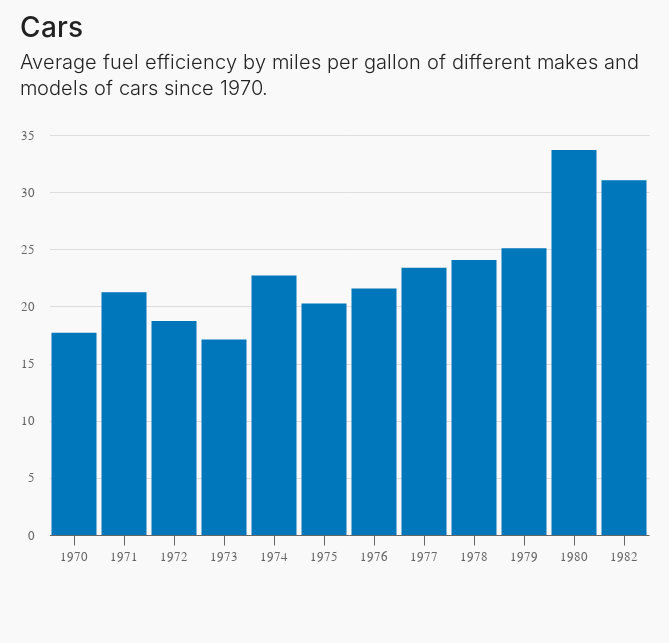

Notebook cell for this chart:
### Markdown cell above
## Horizontal bar chart

### Code cell
alt.Chart(data.cars()).mark_bar().encode(
    x=alt.X('year(Year):O'), # wrap `Year` column with Altair's year() fn, then type as :O[rdinal] for proper display
    y=alt.Y('mean(Miles_per_Gallon)'),
).properties(
    title={
        'text': 'Cars',
        'subtitle' : ['Average fuel efficiency by miles per gallon of different makes and ', 'models of cars since 1970.', ' ']
    }
)

### Figure 1 — Vega-Lite specification as saved in the notebook (floating-point values rounded to 4 significant figures; data arrays with more than 128 entries replaced by an {"elided": "..."} marker saying what was removed)
{"$schema": "https://vega.github.io/schema/vega-lite/v4.17.0.json", "config": {"arc": {"fill": "#0077bb"}, "area": {"fill": "#0077bb"}, "axis": {"gridColor": "#dddddd", "labelColor": "#666666", "labelFlush": false, "labelFont": "Tenon", "labelFontSize": 13, "labelPadding": 5, "tickSize": 10, "title": null, "titleColor": "#666666", "titleFontWeight": 300}, "axisX": {"domainColor": "#666666", "tickColor": "#666666"}, "axisY": {"domainColor": "#f9f9f9", "tickColor": "#f9f9f9"}, "background": "#f9f9f9", "bar": {"fill": "#0077bb"}, "legend": {"columnPadding": 20, "direction": "horizontal", "labelAlign": "left", "labelBaseline": "middle", "labelColor": "#222222", "labelFont": "Tenon", "labelFontSize": 13, "labelFontWeight": 300, "offset": 40, "orient": "top", "rowPadding": 10, "symbolType": "square", "title": null, "titleFont": "Tenon", "titleFontSize": 14, "titleFontWeight": 400}, "line": {"stroke": "#0077bb", "strokeWidth": 3}, "padding": {"bottom": 80, "left": 20, "right": 20, "top": 15}, "path": {"stroke": "#0077bb"}, "point": {"stroke": "#0077bb"}, "rect": {"fill": "#0077bb"}, "shape": {"stroke": "#0077bb"}, "symbol": {"fill": "#0077bb", "size": 30}, "title": {"align": "left", "anchor": "start", "color": "#222222", "font": "Tenon", "fontSize": 28, "fontWeight": 500, "subtitleColor": "#222222", "subtitleFont": "Tenon", "subtitleFontSize": 20, "subtitleFontWeight": 300, "subtitleLineHeight": 26, "subtitlePadding": 10}, "view": {"height": 400, "strokeOpacity": 0, "width": 600}}, "data": {"name": "data-f02450ab61490a1363517a0190416235"}, "datasets": {"data-f02450ab61490a1363517a0190416235": {"elided": "406 records"}}, "encoding": {"x": {"field": "Year", "timeUnit": "year", "type": "ordinal"}, "y": {"aggregate": "mean", "field": "Miles_per_Gallon", "type": "quantitative"}}, "mark": "bar", "title": {"subtitle": ["Average fuel efficiency by miles per gallon of different makes and ", "models of cars since 1970.", " "], "text": "Cars"}}
